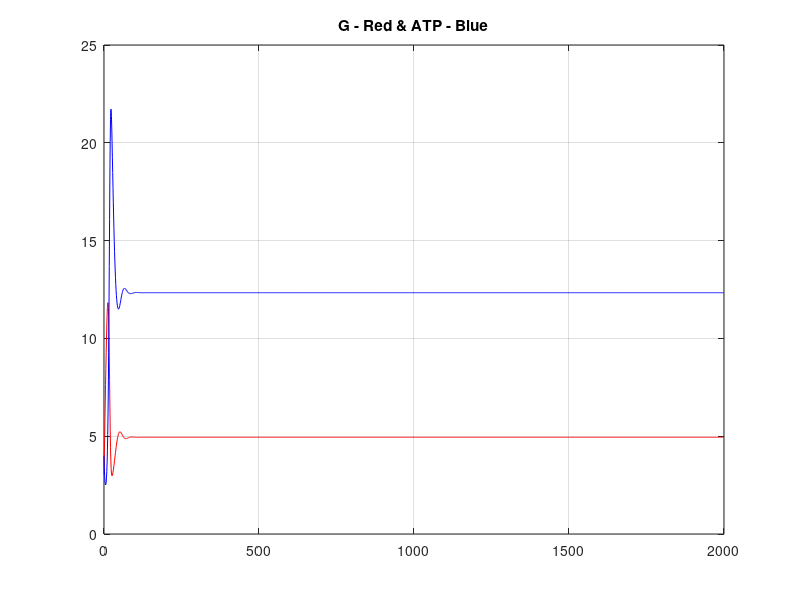

Write MATLAB code to recreate this figure.
clear; clc;

% Effect of V_in on system

Vin = linspace(0, 1.3, 10) ;
k1 = 0.02 ;
kp = 6 ;
Km = 18;

dt    = 1 ;  
tlast = 2000 ; 
 
iterations = round(tlast/dt) ; 
G_arr = zeros(iterations, 1);
ATP_arr = zeros(iterations, 1);

ATP = 4;
G = 3;

for i = 1:iterations 
  ATP_arr(i) = ATP;
  G_arr(i) = G;

  dATP_dt = 2 * k1 * G_arr(i) * ATP_arr(i) - ((kp * ATP_arr(i)) ./ (Km + ATP_arr(i))); 
  dG_dt = 1.22 - k1 * G_arr(i) * ATP_arr(i);

  ATP = ATP + dATP_dt;
  G = G + dG_dt;
end % of this time step

time = dt*(0:iterations-1)' ;

figure;
plot(time, G_arr, 'r');
hold on;
plot(time, ATP_arr, 'b');
title('G - Red & ATP - Blue');
grid on;